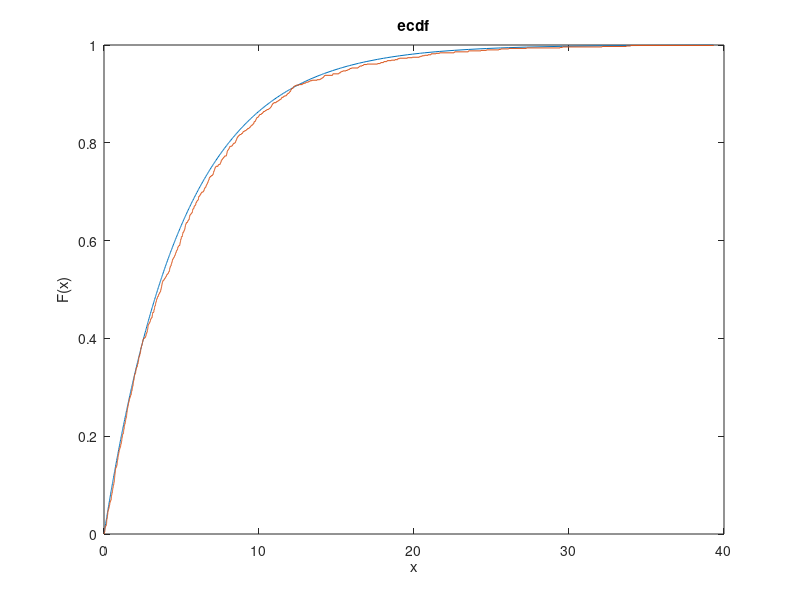

This chart was generated by the following MATLAB code:
 %% sim 3
    data03 = exprnd(5,1000,1);
    sorted_data03 = sort(data03);
    % noise = 
    exp_dist = expcdf(sorted_data03,5);
    plot(sorted_data03,exp_dist)
    hold on
    ecdf(data03)